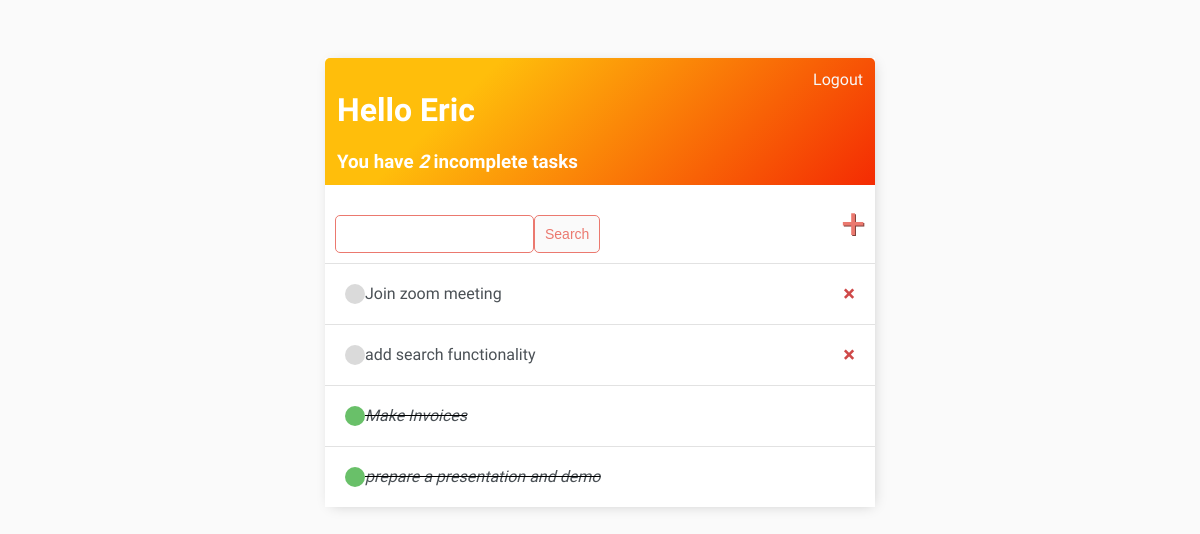
Before: / (signed in) with the older database file.
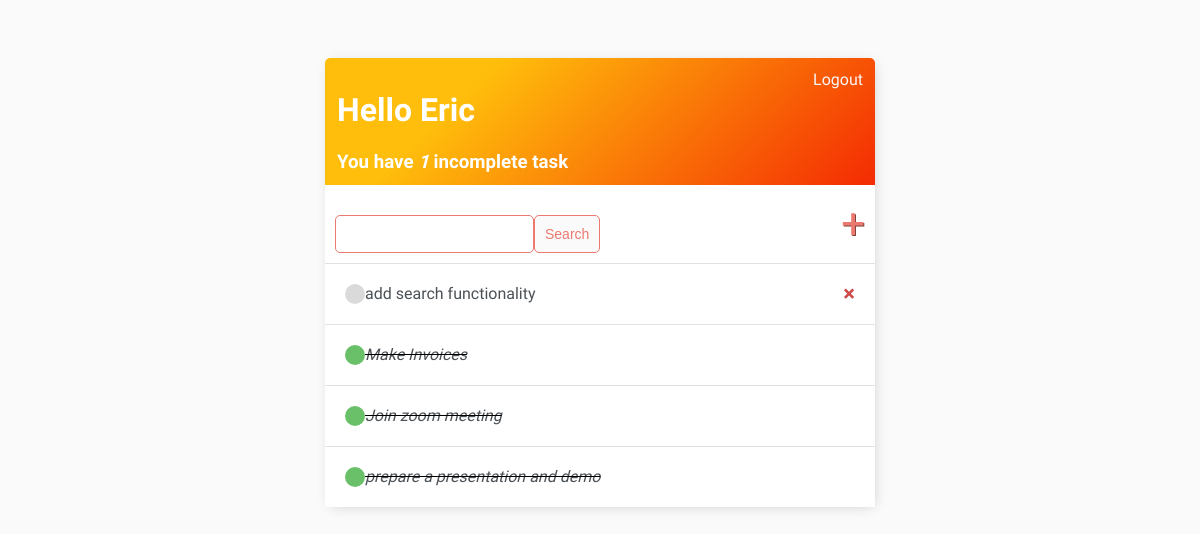
After: the same page with the newer database file.
### base/models.py (models this page shows)
class Task(models.Model):
    user = models.ForeignKey(User, on_delete=models.CASCADE, null=True, blank=True)
    title = models.CharField(max_length=200)
    description = models.TextField(null=True, blank=True)
    complete = models.BooleanField(default=False)
    created = models.DateTimeField(auto_now_add=True)
    def __str__(Self):
        return Self.title
    class Meta:
        ordering = ['complete']

### base/views.py (the view)
# urls.py: path('', TaskList.as_view(), name='tasks'),
class TaskList(LoginRequiredMixin, ListView):
    model = Task
    context_object_name = 'tasks'
    def get_context_data(self, **kwargs):
        context = super().get_context_data(**kwargs)
        context['tasks'] = context['tasks'].filter(user=self.request.user)
        context['count'] = context['tasks'].filter(complete=False).count()
        search_input = self.request.GET.get('search-area') or ''
        if search_input:
            context['tasks'] = context['tasks'].filter(title__icontains=search_input)
            context['search_input'] = search_input
        return context

### base/templates/base/task_list.html
{% extends 'base/main.html' %}
{% block content %}
<div class="header-bar">
    <div>
        <h1> Hello {{request.user|title}}</h1>
        <h3 style="margin: 0">You have <i>{{count}}</i> incomplete task{{ count|pluralize:"s" }}</h3>
    </div>
    {% if request.user.is_authenticated %}
    <a href="{% url 'logout' %}">Logout</a>
    {% else %}
    <a href="{% url 'login' %}">Login</a>
    {% endif %}
</div>
<div id="search-add-wrapper">
    <form method="GET" style="margin-top: 20px; display: flex;">
        <input type="text" name="search-area" value="{{search_input}}">
        <input class="button" type="submit" value="Search">
    </form>
    <a id="add-link" href="{% url 'task-create' %}">&#x2b;</a>
</div>
<div class="task-items-wrapper">
    {% for task in tasks %}
        <div class="task-wrapper">
            {% if task.complete %}
                <div class="task-title">
                    <div class="task-complete-icon"></div>
                    <i><s><a href="{% url 'task-update' task.id %}">{{task}}</a></s></i>
                </div>
            {% else %}
            <div class="task-title">
                <div class="task-incomplete-icon"></div>
                <a href="{% url 'task-update' task.id %}">{{task}}</a>
            </div>
            <a class="delete-link" href="{% url 'task-delete' task.id %}">&#215;</a>
            {% endif %}
        </div>
    {% empty %}
        <h3>No tasks available</h3>
    {% endfor %}
</div>
{% endblock content %}

### base/templates/base/main.html (shortened to what this page needs)
<!DOCTYPE html>
<html lang="en">
<head>
</head>
<body>
    <div class="container">
        {% block content %}
        {% endblock content %}
    </div>
</body>
</html>

### base/templates/base/main.html (style rules this page uses)
body { background-color:#FAFAFA; font-family: 'Quicksand', sans-serif; padding-top: 50px; }
h1, h2, h3, h4, h5, h6 { font-family: 'Quicksand', sans-serif; }
a, p { color: #4b5156; }
.container { max-width: 550px; margin: auto; background-color: #fff; -webkit-box-shadow: 2px 2px 13px -4px rgba(0, 0, 0, 0.21); box-shadow: 2px 2px 13px -4px rgba(0, 0, 0, 0.21); }
.header-bar { display: flex; justify-content: space-between; color: #fff; padding: 12px; border-radius: 5px 5px 0 0; background-color: #f42b03; background-image: linear-gradient(316deg, #f42b03 0%, #ffbe0b 74%); }
.header-bar a { color: rgb(247, 247, 247); text-decoration: none; }
.task-wrapper { display: flex; align-items: center; justify-content: space-between; padding: 20px; background-color: #fff; border-top: 1px solid rgb(226, 226, 226); }
.task-title { display: flex; }
.task-title a { text-decoration: none; color: #4b5156; }
.task-complete-icon { height: 20px; width: 20px; background-color: rgb(105, 192, 105); border-radius: 50%; }
.task-incomplete-icon { height: 20px; width: 20px; background-color: rgb(218, 218, 218); border-radius: 50%; }
.delete-link { text-decoration: none; font-weight: 900; color: #cf4949; font-size: 22px; line-height: 0; }
#search-add-wrapper { display: flex; justify-content: space-between; align-items: center; padding: 10px; }
#add-link { color: #EB796F; text-decoration: none; font-size: 42px; text-shadow: 1px 1px #81413b; }
input[type=text], input[type=password], textarea { border: 1px solid #EB796F; border-radius: 5px; padding: 10px; width: 90%; }
.button { border: 1px solid #EB796F; background-color: #FAFAFA; color: #EB796F; padding: 10px; font-size: 14px; border-radius: 5px; cursor: pointer; text-decoration: none; }

Changed rows visible on the page:
changed Task "Join zoom meeting": complete False → True (drawn); moves down the list
Other visible differences:
{{ count }}: "2" → "1"
